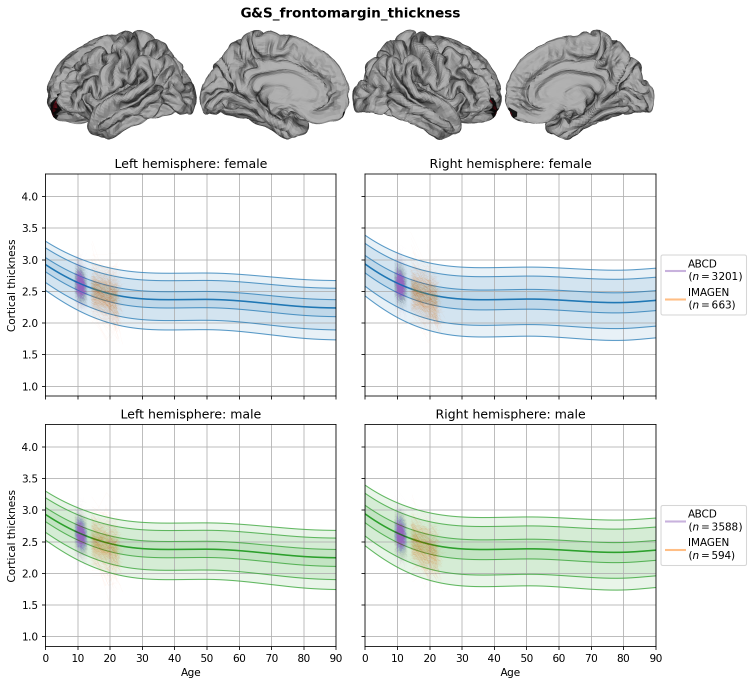
#> input picture plots/braincharts/braincharts_00_G&S_frontomargin_thickness.png, 1508 x 1371 px (shown at 1/2 size); its folder holds 4 pictures in this run
$ jupyter execute --allow-errors 0.2_getData_rutherford.ipynb   (shell and % lines are left out)
#> lines starting #> are read from the running program, lines starting #| are printed output that depends on the picture
### scripts/templates.py
import nilearn as nl
import pandas as pd
from neuromaps import images
import abagen

def get_destrieux():
    # load destrieux atlas
    destrieux = nl.datasets.fetch_atlas_surf_destrieux()
    destrieux_labels = [l.decode() for l in destrieux['labels']]
    # make labels to fit braincharts model IDPs
    destrieux_idps = [l for l in destrieux_labels if l not in ['Unknown', 'Medial_wall']]
    destrieux_idps = ['lh_' + l.replace('_and_', '&') + '_thickness' for l in destrieux_idps] + \
                    ['rh_' + l.replace('_and_', '&') + '_thickness' for l in destrieux_idps]
    # make gifti from parcellations vectors
    parc_destrieux = images.relabel_gifti(
        (images.construct_shape_gii(destrieux['map_left'], labels=destrieux_labels, intent='NIFTI_INTENT_LABEL'),
        images.construct_shape_gii(destrieux['map_right'], labels=destrieux_labels, intent='NIFTI_INTENT_LABEL')),
        background=['Medial_wall'])

    return parc_destrieux, destrieux_idps

# [16 lines left out: function get_desikan_killiany, not called in this run]

### 0.2_getData_rutherford.ipynb
# Explaining cortical thickness development: Modelled cortical thickness data

[cell 1]
import os

import numpy as np
import pandas as pd
from glob import glob

from os.path import join
from matplotlib import pyplot as plt
from matplotlib.cm import get_cmap
from IPython.display import display
import imageio.v2 as iio

# custom functions
from scripts.braincharts import get_centile_predictions # wrapper around PCNtoolkit/braincharts
from scripts.templates import get_destrieux
from scripts.plots_brain import get_parc_gifti_region, plot_surf_ax

# working path
wd = os.path.dirname(os.path.realpath("__file__"))
print("Working directory:", wd)

# cortical thickness model path
ct_model_dir = join(wd, "model_rutherford", "lifespan_57K_82sites")
plot_dir = join(wd, "plots", "braincharts")

## Get parcellation (Destrieux, fsaverage)

#> (a cell that did not finish here is left out)

## Get main cortical thickness data (Rutherford)

Adapted from Rutherford et al, 2022:
Tutorial notebook: [https://pcntoolkit.readthedocs.io/en/latest/pages/apply_normative_models.html](https://pcntoolkit.readthedocs.io/en/latest/pages/apply_normative_models.html)
Dataset source: [https://github.com/predictive-clinical-neuroscience/braincharts](https://github.com/predictive-clinical-neuroscience/braincharts)
Associated Paper: [https://elifesciences.org/articles/72904](https://elifesciences.org/articles/72904)

### Get "ideal" predicted CT data

[cell 3]
# centiles to extract (as used by rutherford et al.)
centiles = [0.01, 0.05, 0.25, 0.5, 0.75, 0.95, 0.99]
step = 2

# iterate sexes
temp = dict()
#> (the rest of this cell did not finish here and is left out)

### Check and save data

#> (a cell that did not finish here is left out)

## Plot cortex development

### Plot percentiles

[cell 5]
# If this is rerun and single-subject data is not available (i.e., if you downloaded this file from
# GitHub), you will have to set 'plot_scatter' to False.
plot_lines = True

[cell 6]
from matplotlib.collections import LineCollection
from scripts.utils import na
from tqdm.auto import tqdm

#> (the rest of this cell did not finish here and is left out)

### Create gif

[cell 7]
imgs = glob(join(plot_dir, "braincharts_*.png"))
imgs.sort()
frames = []
[frames.append(iio.imread(i)) for i in imgs]
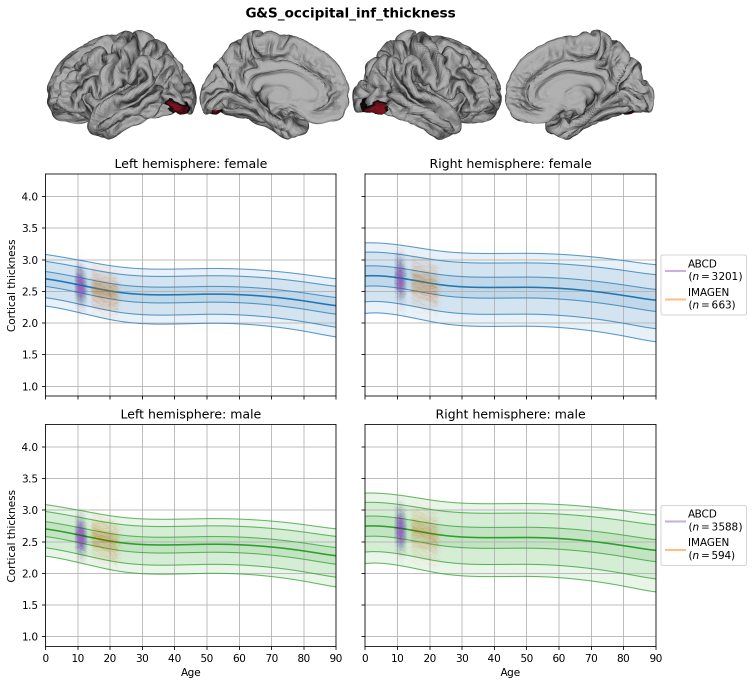
#> input picture plots/braincharts/braincharts_01_G&S_occipital_inf_thickness.png, 1508 x 1371 px (shown at 1/2 size)
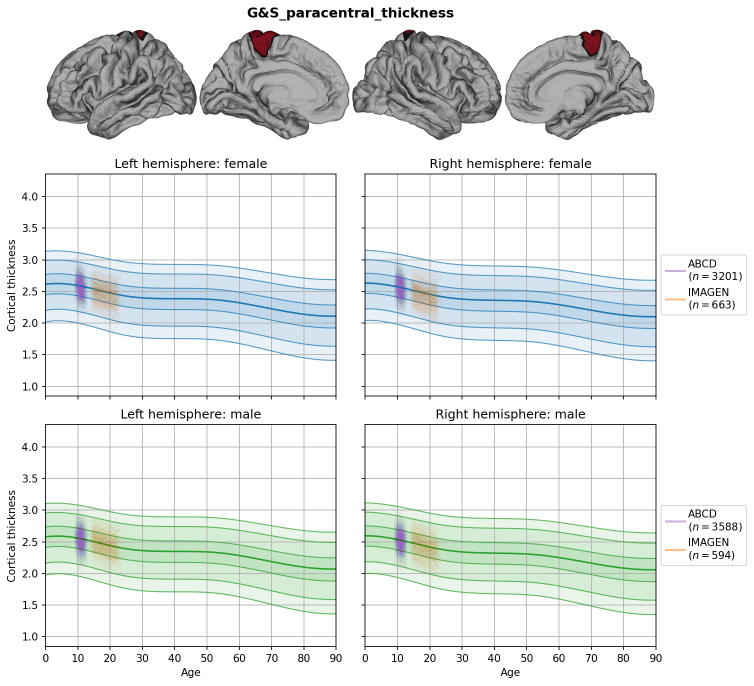
#> input picture plots/braincharts/braincharts_02_G&S_paracentral_thickness.png, 1508 x 1371 px (shown at 1/2 size)
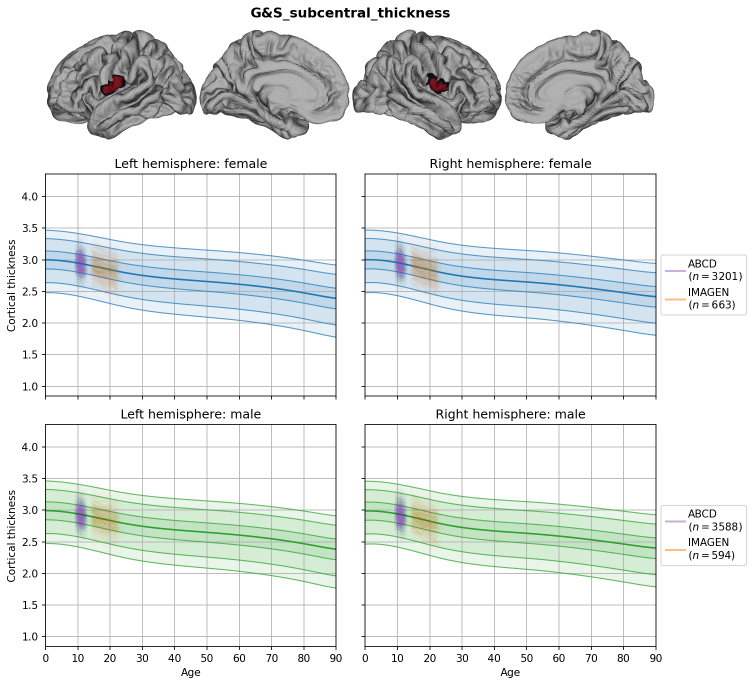
#> input picture plots/braincharts/braincharts_03_G&S_subcentral_thickness.png, 1508 x 1371 px (shown at 1/2 size)
iio.mimwrite(join(plot_dir, "braincharts_animation.gif"), frames, fps=1.5)

## Age distribution

[cell 8]
# data from publication (Rutherford et al., 2022, eLife)

n_subs = 58836
age_pub = pd.DataFrame([dict(
        n_sites=82,
        n_subs=n_subs,
        n_female=round(n_subs * ((0.511+0.509)/2)),
        n_male=round(n_subs * ((0.489+0.491)/2)),
        age_mean=46.9,
        age_sd=24.4
    )])
age_pub.to_csv(join(wd, "data_rutherford", "age_pub.csv"), index=None)
display(age_pub)

[cell 9]
# data from repo

age_rutherford = pd.read_csv(join(wd, "model_rutherford", "all_age_eLife.csv"))
#> (reads model_rutherford/all_age_eLife.csv from the repository)
